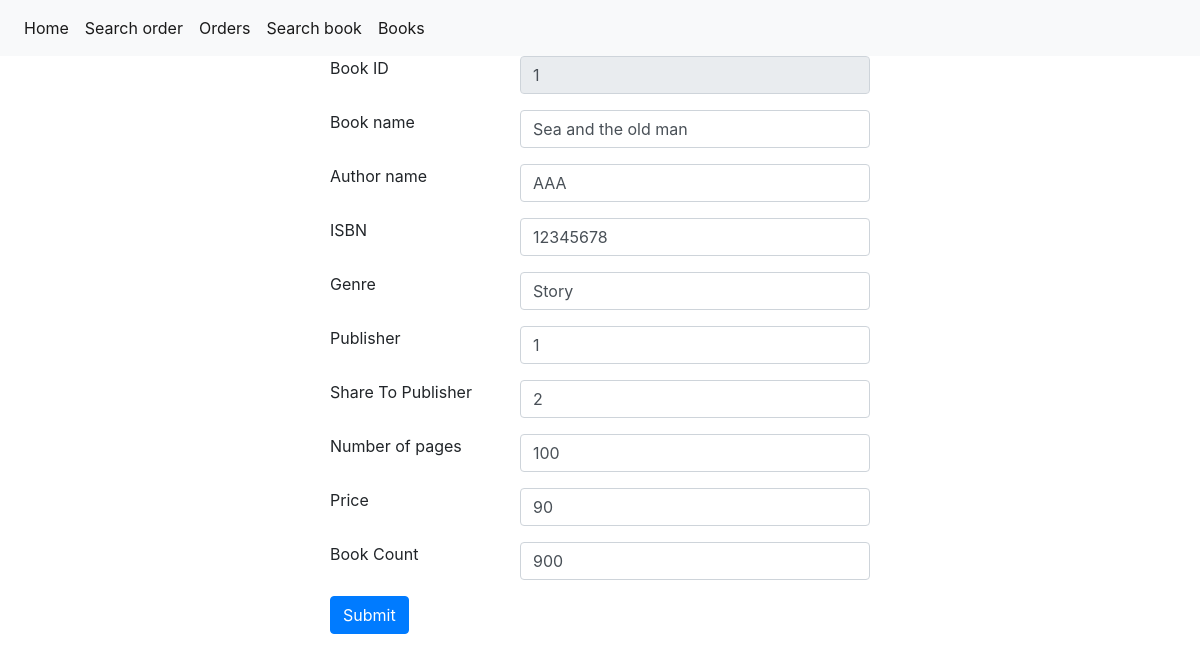
The page /book_store/edit_book.php?id=1 (signed in) on the database its author committed.
### tables this page shows
CREATE TABLE `BOOK` (
  `id` int(11) NOT NULL,
  `name` varchar(50) NOT NULL,
  `author` varchar(50) NOT NULL,
  `isbn` varchar(50) NOT NULL,
  `genre` varchar(50) NOT NULL,
  `pages` int(11) DEFAULT NULL,
  `price` decimal(10,0) NOT NULL,
  `book_cnt` int(11) NOT NULL,
  `publisher` int(11) DEFAULT NULL,
  `share_to_pub` decimal(10,0) NOT NULL
);

### book_store/base.php (the view, shortened to what this page needs)
<?php
	function getConn() {
		try {
			$dbh = new PDO('mysql:host=localhost;dbname=book_store;charset=utf8', 'root', '');
			$dbh->setAttribute(PDO::ATTR_ERRMODE, PDO::ERRMODE_EXCEPTION);
			return $dbh;
		} catch(PDOException $e) {
			die();
		}
	}
	function pdo($pdo, $sql, $args = NULL) {
		$stmt = $pdo->prepare($sql);
		$stmt->execute($args);
		return $stmt;
	}
	function get_get_param($param_name) {
		if(!isset($_GET[$param_name])) {
			return "";
		} else {
			return trim($_GET[$param_name]);
		}
	}
	function show_item($items, $item_name) {
		if(!isset($items[$item_name])) {
			echo "";
		} else {
			echo $items[$item_name];
		}
	}
?>

### book_store/edit_book.php
<?php include "header.php" ?>
<?php
	include "base.php";
	$id = get_get_param("id");
	$book = array();
	if($id != "") {
		$book = pdo(getConn(), "SELECT * FROM BOOK WHERE id = ?", [$id])->fetch();
	}
?>
<div class="container">
	<div class="row justify-content-center">
		<div class="col-6">
			<form action="./action_book.php" method="POST">
				<div class="form-group row">
					<label for="id" class="col-4">Book ID</label>
					<div class="col-8">
						<input type="text" class="form-control" id="id" name="id" readonly
							value="<?php show_item($book, 'id'); ?>">
					</div>
				</div>
				<div class="form-group row">
					<label for="name" class="col-4">Book name</label>
					<div class="col-8">
						<input type="text" class="form-control" id="name" name="name"
							value="<?php show_item($book, 'name'); ?>">
					</div>
				</div>
				<div class="form-group row">
					<label for="author" class="col-4">Author name</label>
					<div class="col-8">
						<input type="text" class="form-control" id="author" name="author"
							value="<?php show_item($book, 'author'); ?>">
					</div>
				</div>
				<div class="form-group row">
					<label for="isbn" class="col-4">ISBN</label>
					<div class="col-8">
						<input type="text" class="form-control" id="isbn" name="isbn"
							value="<?php show_item($book, 'isbn'); ?>">
					</div>
				</div>
				<div class="form-group row">
					<label for="genre" class="col-4">Genre</label>
					<div class="col-8">
						<input type="text" class="form-control" id="genre" name="genre"
							value="<?php show_item($book, 'genre'); ?>">
					</div>
				</div>
				<div class="form-group row">
					<label for="publisher" class="col-4">Publisher</label>
					<div class="col-8">
						<input type="text" class="form-control" id="publisher" name="publisher"
							value="<?php show_item($book, 'publisher'); ?>">
					</div>
				</div>
				<div class="form-group row">
					<label for="share_to_pub" class="col-4">Share To Publisher</label>
					<div class="col-8">
						<input type="text" class="form-control" id="share_to_pub" name="share_to_pub"
							value="<?php show_item($book, 'share_to_pub'); ?>">
					</div>
				</div>
				<div class="form-group row">
					<label for="pages" class="col-4">Number of pages</label>
					<div class="col-8">
						<input type="text" class="form-control" id="pages" name="pages"
							value="<?php show_item($book, 'pages'); ?>">
					</div>
				</div>
				<div class="form-group row">
					<label for="price" class="col-4">Price</label>
					<div class="col-8">
						<input type="text" class="form-control" id="price" name="price"
							value="<?php show_item($book, 'price'); ?>">
					</div>
				</div>
				<div class="form-group row">
					<label for="book_cnt" class="col-4">Book Count</label>
					<div class="col-8">
						<input type="text" class="form-control" id="book_cnt" name="book_cnt"
							value="<?php show_item($book, 'book_cnt'); ?>">
					</div>
				</div>
				<button type="submit" class="btn btn-primary">Submit</button>
			</form>
		</div>
	</div>
</div>
<?php include "footer.php" ?>

### rows shown on the page
book: id "1", name "Sea and the old man", author "AAA", isbn "12345678", genre "Story", publisher "1", share_to_pub "2", pages "100", price "90", book_cnt "900"
